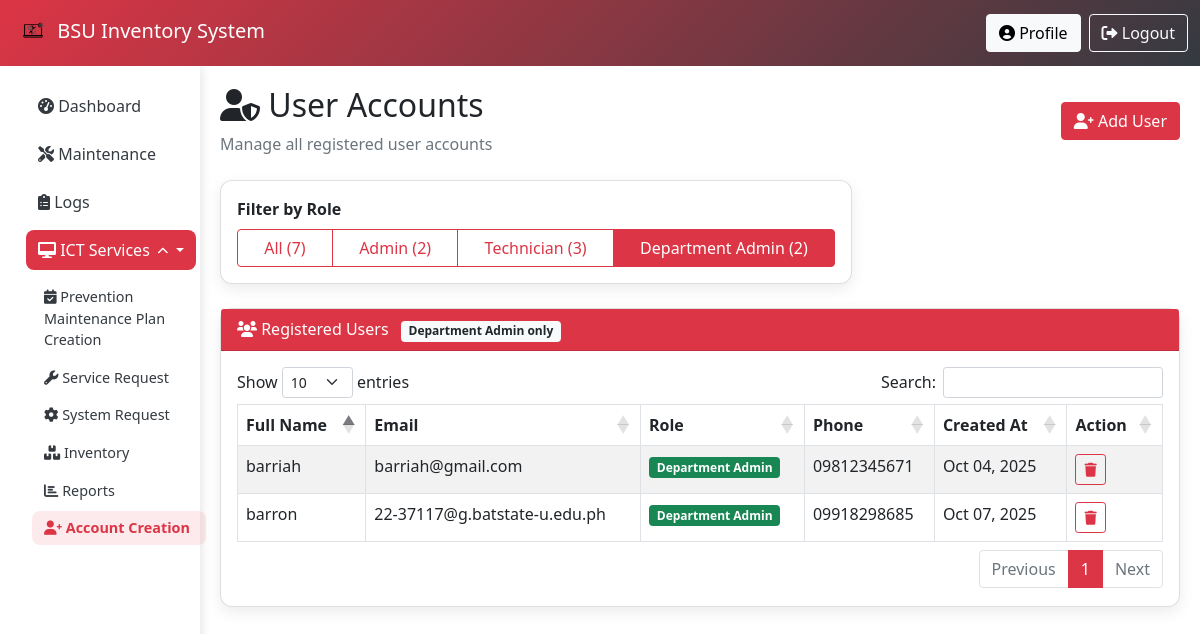
Page /admin/users.php?role=department_admin (signed in) on the earlier database version.
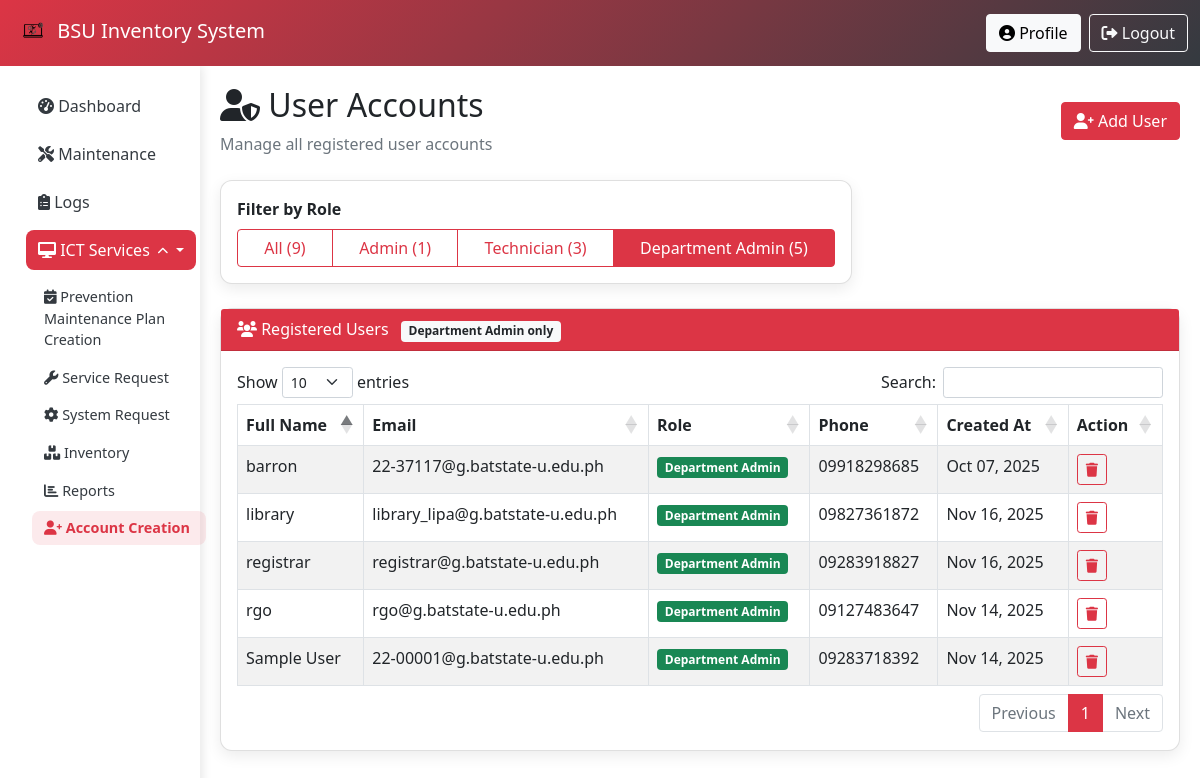
Same page on the later database version.
### tables this page shows
CREATE TABLE `users` (
  `id` int(11) NOT NULL,
  `full_name` varchar(255) NOT NULL,
  `email` varchar(255) NOT NULL,
  `role` enum('admin','technician','department_admin') NOT NULL DEFAULT 'technician',
  `phone_number` varchar(20) NOT NULL,
  `password` varchar(255) NOT NULL,
  `profile_image` varchar(255) DEFAULT NULL,
  `created_at` timestamp NOT NULL DEFAULT current_timestamp(),
  `updated_at` timestamp NOT NULL DEFAULT current_timestamp() ON UPDATE current_timestamp()
);

### admin/users.php (the view, shortened to what the changed rows need)
<?php
require_once "../includes/db.php";
$role_filter = isset($_GET['role']) ? $_GET['role'] : 'all';
if ($role_filter === 'all') {
    $query = "SELECT id, full_name, email, role, phone_number, created_at FROM users ORDER BY created_at DESC";
    $stmt = $conn->prepare($query);
} else {
    $query = "SELECT id, full_name, email, role, phone_number, created_at FROM users WHERE role = ? ORDER BY created_at DESC";
    $stmt = $conn->prepare($query);
    $stmt->bind_param("s", $role_filter);
}
$stmt->execute();
$result = $stmt->get_result();
$users = $result->fetch_all(MYSQLI_ASSOC);
$countsQuery = "SELECT role, COUNT(*) as count FROM users GROUP BY role";
$countsResult = $conn->query($countsQuery);
$roleCounts = ['admin' => 0, 'technician' => 0, 'department_admin' => 0, 'depadmin' => 0];
while ($row = $countsResult->fetch_assoc()) {
    $roleCounts[$row['role']] = (int)$row['count'];
}
$totalUsers = array_sum($roleCounts);
?>
<!DOCTYPE html>
<html lang="en">
<head>
    <link href="https://cdn.jsdelivr.net/npm/bootstrap@5.1.3/dist/css/bootstrap.min.css" rel="stylesheet">
    <link href="https://cdnjs.cloudflare.com/ajax/libs/font-awesome/6.0.0/css/all.min.css" rel="stylesheet">
    <link href="https://cdn.datatables.net/1.13.6/css/dataTables.bootstrap5.min.css" rel="stylesheet">
</head>
<body>
    <div class="container-fluid">
        <div class="row">
            <div class="col-md-9 col-lg-10 main-content">
                <div class="d-flex justify-content-between align-items-center mb-4">
                    <div>
                        <h2 class="mb-2"><i class="fas fa-user-shield"></i> User Accounts</h2>
                    </div>
                </div>
                <div class="row mb-4">
                    <div class="col-md-8">
                        <div class="card">
                            <div class="card-body">
                                <div class="btn-group w-100" role="group">
                                    <a href="?role=all" class="btn <?= $role_filter === 'all' ? 'btn-danger' : 'btn-outline-danger' ?>">
                                        All (<?= $totalUsers ?>)
                                    </a>
                                    <a href="?role=admin" class="btn <?= $role_filter === 'admin' ? 'btn-danger' : 'btn-outline-danger' ?>">
                                        Admin (<?= $roleCounts['admin'] ?>)
                                    </a>
                                    <a href="?role=technician" class="btn <?= $role_filter === 'technician' ? 'btn-danger' : 'btn-outline-danger' ?>">
                                        Technician (<?= $roleCounts['technician'] ?>)
                                    </a>
                                    <a href="?role=department_admin" class="btn <?= $role_filter === 'department_admin' ? 'btn-danger' : 'btn-outline-danger' ?>">
                                        Department Admin (<?= $roleCounts['department_admin'] + $roleCounts['depadmin'] ?>)
                                    </a>
                                </div>
                            </div>
                        </div>
                    </div>
                </div>
                <div class="card">
                    <div class="card-body">
                        <table id="adminsTable" class="table table-striped table-bordered">
                            <thead>
                                <tr>
                                    <th>Full Name</th>
                                    <th>Email</th>
                                    <th>Role</th>
                                    <th>Phone</th>
                                    <th>Created At</th>
                                    <th>Action</th>
                                </tr>
                            </thead>
                            <tbody>
                                <?php if (empty($users)): ?>
                                    <tr>
                                        <td colspan="6" class="text-center text-muted py-4">
                                            <i class="fas fa-info-circle"></i> No users found.
                                        </td>
                                    </tr>
                                <?php else: ?>
                                    <?php foreach ($users as $user): ?>
                                        <tr>
                                            <td><?= htmlspecialchars($user['full_name']); ?></td>
                                            <td><?= htmlspecialchars($user['email']); ?></td>
                                            <td>
                                                <?php
                                                $roleDisplay = ucwords(str_replace('_', ' ', $user['role']));
                                                $badgeClass = 'bg-secondary';
                                                if ($user['role'] === 'admin') $badgeClass = 'bg-danger';
                                                elseif ($user['role'] === 'technician') $badgeClass = 'bg-primary';
                                                elseif ($user['role'] === 'department_admin' || $user['role'] === 'depadmin') $badgeClass = 'bg-success';
                                                ?>
                                                <span class="badge <?= $badgeClass ?>"><?= htmlspecialchars($roleDisplay); ?></span>
                                            </td>
                                            <td><?= htmlspecialchars($user['phone_number'] ?? 'N/A'); ?></td>
                                            <td><?= date('M d, Y', strtotime($user['created_at'])); ?></td>
                                            <td>
                                                <?php if ($user['id'] != $_SESSION['user_id']): ?>
                                                    <form method="POST" class="d-inline" onsubmit="return confirm('Are you sure you want to delete this user? This action cannot be undone.');">
                                                        <button type="submit" class="btn btn-sm btn-outline-danger" title="Delete User">
                                                            <i class="fas fa-trash"></i>
                                                        </button>
                                                    </form>
                                                <?php else: ?>
                                                    <span class="text-muted small">Current User</span>
                                                <?php endif; ?>
                                            </td>
                                        </tr>
                                    <?php endforeach; ?>
                                <?php endif; ?>
                            </tbody>
                        </table>
                    </div>
                </div>
            </div>
        </div>
    </div>
</body>
</html>

Differences in the rows shown:
removed users: full_name "barriah", email "barriah@gmail.com", role "Department Admin", phone_number "09812345671", created_at "Oct 04, 2025"
added users: full_name "registrar", email "registrar@g.batstate-u.edu.ph", role "Department Admin", phone_number "09283918827", created_at "Nov 16, 2025"
added users: full_name "library", email "library_lipa@g.batstate-u.edu.ph", role "Department Admin", phone_number "09827361872", created_at "Nov 16, 2025"
added users: full_name "rgo", email "rgo@g.batstate-u.edu.ph", role "Department Admin", phone_number "09127483647", created_at "Nov 14, 2025"
added users: full_name "Sample User", email "22-00001@g.batstate-u.edu.ph", role "Department Admin", phone_number "09283718392", created_at "Nov 14, 2025"
Other differences:
$totalUsers: "7" → "9"
$roleCounts['admin']: "2" → "1"
$roleCounts['department_admin'] + $roleCounts['depadmin']: "2" → "5"
